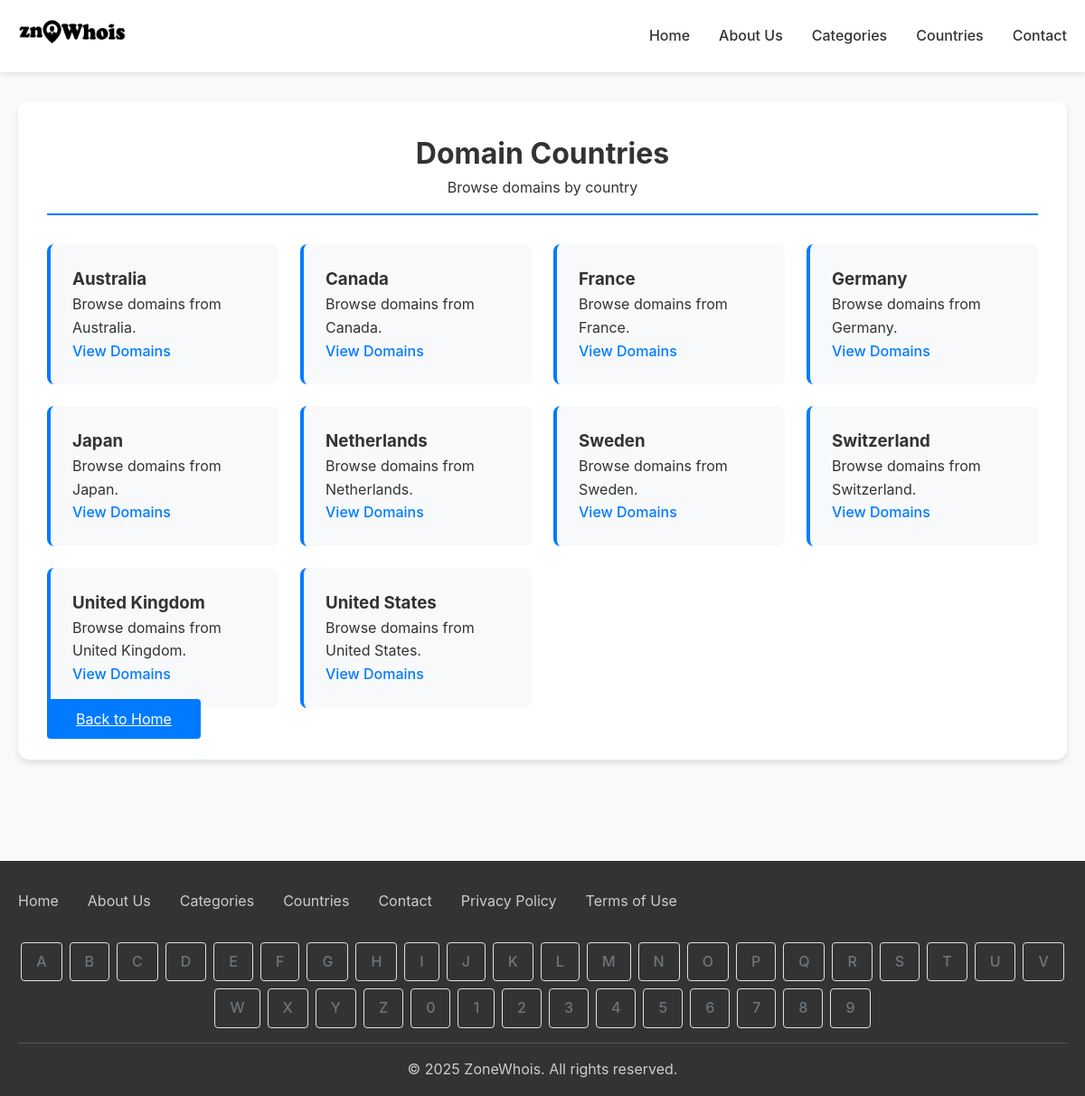
/countries.php, run on the app's committed database.
### tables this page shows
CREATE TABLE IF NOT EXISTS `countries` (
  `id` int(11) NOT NULL AUTO_INCREMENT,
  `name` varchar(100) NOT NULL,
  `code` varchar(2) NOT NULL,
  `created_at` timestamp DEFAULT CURRENT_TIMESTAMP,
  PRIMARY KEY (`id`),
  UNIQUE KEY `code` (`code`)
);

### includes/db.php (called while the page is built, shortened)
<?php
function connect_db() {
    static $pdo = null;
    if ($pdo === null) {
        try {
            $dsn = "mysql:host=" . DB_HOST . ";port=" . DB_PORT . ";dbname=" . DB_NAME . ";charset=utf8mb4";
            $pdo = new PDO($dsn, DB_USER, DB_PASS, [
                PDO::ATTR_ERRMODE => PDO::ERRMODE_EXCEPTION,
                PDO::ATTR_DEFAULT_FETCH_MODE => PDO::FETCH_ASSOC,
                PDO::ATTR_PERSISTENT => true,
                PDO::MYSQL_ATTR_INIT_COMMAND => "SET NAMES utf8mb4"
            ]);
        } catch (PDOException $e) {
            log_error("Database connection failed: " . $e->getMessage());
            die("Database connection failed. Please try again later.");
        }
    }
    return $pdo;
}
function get_countries() {
    $pdo = connect_db();
    $stmt = $pdo->query("SELECT * FROM countries ORDER BY name");
    return $stmt->fetchAll(PDO::FETCH_ASSOC);
}
?>

### countries.php (the view, shortened to what this page needs)
<?php
require_once 'includes/db.php';
require_once 'includes/functions.php';
$countries = get_countries();
include 'includes/header.php';
?>
<div class="container">
    <div class="domain-details">
        <div class="domain-header">
            <h1>Domain Countries</h1>
            <p>Browse domains by country</p>
        </div>
        <div class="domain-stats">
            <?php foreach ($countries as $country): ?>
            <div class="stat-item">
                <h3><?php echo htmlspecialchars($country['name']); ?></h3>
                <p>Browse domains from <?php echo htmlspecialchars($country['name']); ?>.</p>
                <a href="/list.php?country=<?php echo urlencode($country['name']); ?>" class="domain-link">View Domains</a>
            </div>
            <?php endforeach; ?>
        </div>
        <div class="domain-actions">
            <a href="/" class="form-button">Back to Home</a>
        </div>
    </div>
</div>
<?php include 'includes/footer.php'; ?>

### assets/css/style.css (style rules this page uses)
* { margin: 0; padding: 0; box-sizing: border-box; }
body { font-family: -apple-system, BlinkMacSystemFont, 'Segoe UI', Roboto, Oxygen, Ubuntu, Cantarell, sans-serif; line-height: 1.6; color: #333; background-color: #f8f9fa; }
.container { max-width: 1200px; margin: 0 auto; padding: 0 20px; }
.domain-link { text-decoration: none; color: #007bff; font-weight: 500; transition: color 0.3s ease; }
.domain-details { background: white; border-radius: 12px; padding: 2rem; box-shadow: 0 4px 6px rgba(0,0,0,0.1); margin-bottom: 2rem; }
.domain-header { text-align: center; margin-bottom: 2rem; padding-bottom: 1rem; border-bottom: 2px solid #007bff; }
.domain-stats { display: grid; grid-template-columns: repeat(auto-fit, minmax(250px, 1fr)); gap: 1.5rem; margin-top: 2rem; }
.stat-item { background: #f8f9fa; padding: 1.5rem; border-radius: 8px; border-left: 4px solid #007bff; }
.form-button { background: #007bff; color: white; padding: 0.75rem 2rem; border: none; border-radius: 4px; font-size: 1rem; cursor: pointer; transition: background 0.3s ease; }

### data on the page
countries: name "Australia"
countries: name "Canada"
countries: name "France"
countries: name "Germany"
countries: name "Japan"
countries: name "Netherlands"
countries: name "Sweden"
countries: name "Switzerland"
countries: name "United Kingdom"
countries: name "United States"

### other printed values
$letter "A"
$letter "B"
$letter "C"
$letter "D"
$letter "E"
$letter "F"
$letter "G"
$letter "H"
$letter "I"
$letter "J"
$letter "K"
$letter "L"
$letter "M"
$letter "N"
$letter "O"
